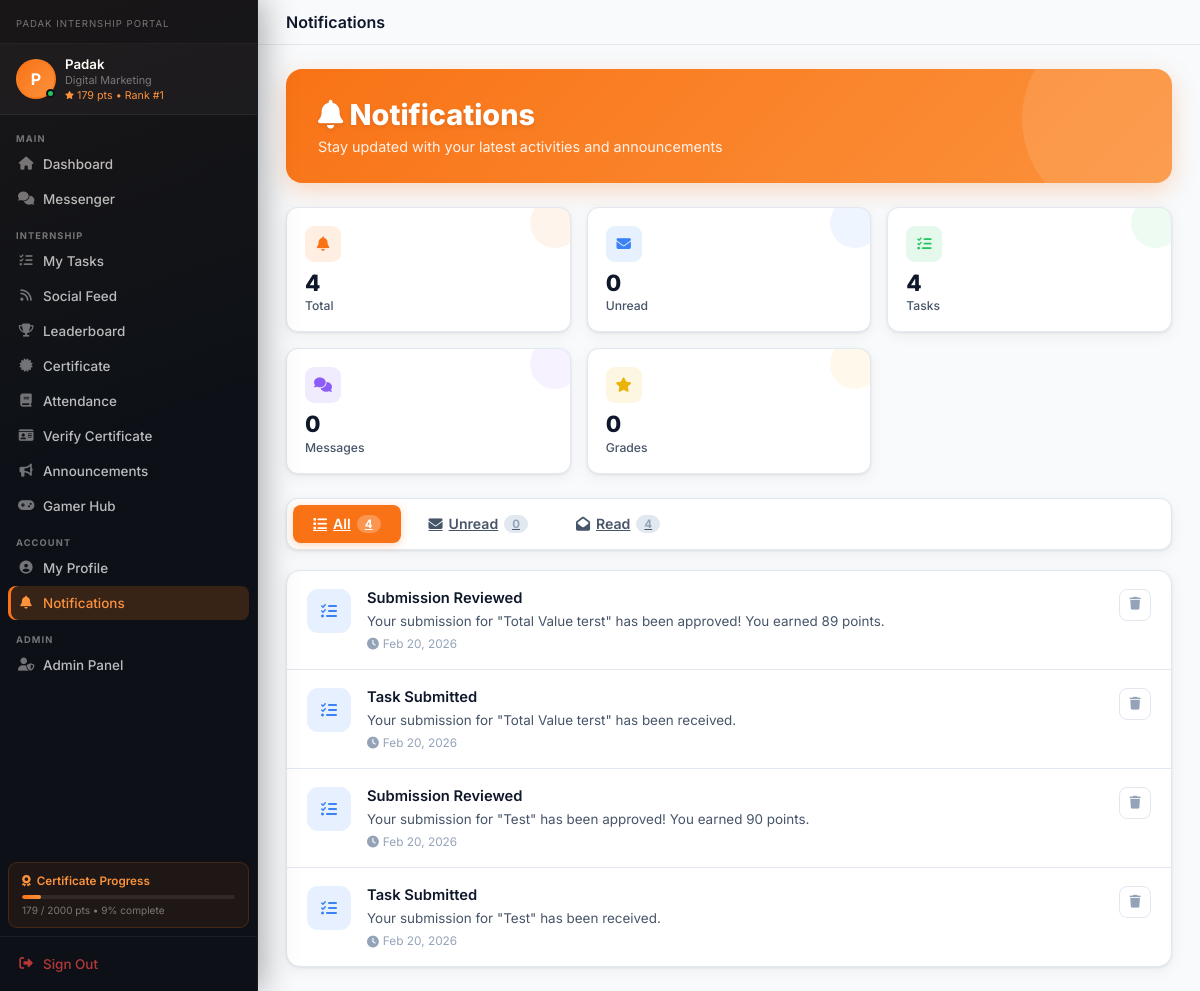
The page /notifications.php (signed in) on the database its author committed.
### tables this page shows
CREATE TABLE `internship_students` (
  `id` int(11) NOT NULL,
  `full_name` varchar(150) NOT NULL,
  `email` varchar(255) NOT NULL,
  `phone` varchar(20) DEFAULT NULL,
  `password` varchar(255) NOT NULL,
  `college_name` varchar(255) DEFAULT NULL,
  `degree` varchar(150) DEFAULT NULL,
  `year_of_study` enum('1st Year','2nd Year','3rd Year','4th Year','Graduate') DEFAULT '1st Year',
  `domain_interest` varchar(150) DEFAULT NULL,
  `profile_photo` varchar(255) DEFAULT NULL,
  `bio` text DEFAULT NULL,
  `linkedin_url` varchar(255) DEFAULT NULL,
  `github_url` varchar(255) DEFAULT NULL,
  `remember_token` varchar(255) DEFAULT NULL,
  `token_expires_at` datetime DEFAULT NULL,
  `is_active` tinyint(1) DEFAULT 1,
  `is_online` tinyint(1) DEFAULT 0,
  `last_seen` datetime DEFAULT NULL,
  `email_verified` tinyint(1) DEFAULT 0,
  `total_points` int(11) DEFAULT 0,
  `internship_status` enum('pending','active','completed','withdrawn') DEFAULT 'active',
  `created_at` datetime DEFAULT current_timestamp(),
  `updated_at` datetime DEFAULT current_timestamp() ON UPDATE current_timestamp()
);

CREATE TABLE `student_notifications` (
  `id` int(11) NOT NULL,
  `student_id` int(11) NOT NULL,
  `title` varchar(255) NOT NULL,
  `message` text DEFAULT NULL,
  `type` enum('task','message','grade','certificate','announcement','system') DEFAULT 'system',
  `link` varchar(500) DEFAULT NULL,
  `is_read` tinyint(1) DEFAULT 0,
  `created_at` datetime DEFAULT current_timestamp()
);

### config.php (called while the page is built, shortened)
<?php
class PadakDatabase {
    private static $instance = null;
    private $conn;
    private function __construct() {
        $this->conn = new mysqli(PADAK_DB_HOST, PADAK_DB_USER, PADAK_DB_PASS, PADAK_DB_NAME);
        $this->conn->set_charset("utf8mb4");
    }
    public static function getInstance() {
        if (self::$instance === null) {
            self::$instance = new PadakDatabase();
        }
        return self::$instance;
    }
    public function getConnection() {
        return $this->conn;
    }
}
function getPadakDB() {
    return PadakDatabase::getInstance()->getConnection();
}
class StudentAuth {
    private $db;
    public function __construct() {
        $this->db = getPadakDB();
    }
    public function isLoggedIn() {
        return isset($_SESSION['student_id']) && !empty($_SESSION['student_id']);
    }
    public function getCurrentStudent() {
        $id = (int)$_SESSION['student_id'];
        $stmt = $this->db->prepare("SELECT id, full_name, email, phone, college_name, degree, year_of_study, domain_interest, profile_photo, created_at FROM internship_students WHERE id = ? AND is_active = 1");
        $stmt->bind_param("i", $id);
        $stmt->execute();
        $result = $stmt->get_result();
        return $result->fetch_assoc();
    }
}
?>

### notifications.php (the view, shortened to what this page needs)
<?php
require_once 'config.php';
$auth = new StudentAuth();
$db = getPadakDB();
$sid = (int)$auth->getCurrentStudent()['id'];
$studentQuery = $db->query("SELECT * FROM internship_students WHERE id = $sid");
$student = $studentQuery->fetch_assoc();
$activePage = 'notifications';
$filter = $_GET['filter'] ?? 'all';
$filterSQL = '';
$page = isset($_GET['page']) ? (int)$_GET['page'] : 1;
$perPage = 20;
$offset = ($page - 1) * $perPage;
$notificationsQuery = $db->query("
    SELECT * FROM student_notifications
    WHERE student_id = $sid $filterSQL
    ORDER BY created_at DESC
    LIMIT $perPage OFFSET $offset
");
$notifications = [];
if ($notificationsQuery) {
    while ($row = $notificationsQuery->fetch_assoc()) {
        $notifications[] = $row;
    }
}
$statsQuery = $db->query("SELECT
    COUNT(*) as total,
    SUM(CASE WHEN is_read = 0 THEN 1 ELSE 0 END) as unread,
    SUM(CASE WHEN type = 'task' THEN 1 ELSE 0 END) as tasks,
    SUM(CASE WHEN type = 'message' THEN 1 ELSE 0 END) as messages,
    SUM(CASE WHEN type = 'grade' THEN 1 ELSE 0 END) as grades
    FROM student_notifications
    WHERE student_id = $sid
");
$stats = $statsQuery->fetch_assoc();
?>
<!DOCTYPE html>
<html lang="en">
<head>
<link rel="stylesheet" href="https://cdnjs.cloudflare.com/ajax/libs/font-awesome/6.4.0/css/all.min.css">
</head>
<body>
<?php include 'sidebar.php'; ?>
<div class="page-wrap">
    <div class="topbar">
        <div class="topbar-title">Notifications</div>
    </div>
    <div class="main-content">
        <div class="notif-header">
            <div class="notif-header-left">
                <h1><i class="fas fa-bell"></i> Notifications</h1>
                <p>Stay updated with your latest activities and announcements</p>
            </div>
        </div>
        <div class="stats-grid">
            <div class="stat-card orange">
                <div class="stat-icon"><i class="fas fa-bell"></i></div>
                <div class="stat-value"><?php echo number_format($stats['total']); ?></div>
                <div class="stat-label">Total</div>
            </div>
            <div class="stat-card blue">
                <div class="stat-icon"><i class="fas fa-envelope"></i></div>
                <div class="stat-value"><?php echo number_format($stats['unread']); ?></div>
                <div class="stat-label">Unread</div>
            </div>
            <div class="stat-card green">
                <div class="stat-icon"><i class="fas fa-tasks"></i></div>
                <div class="stat-value"><?php echo number_format($stats['tasks']); ?></div>
                <div class="stat-label">Tasks</div>
            </div>
            <div class="stat-card purple">
                <div class="stat-icon"><i class="fas fa-comments"></i></div>
                <div class="stat-value"><?php echo number_format($stats['messages']); ?></div>
                <div class="stat-label">Messages</div>
            </div>
            <div class="stat-card yellow">
                <div class="stat-icon"><i class="fas fa-star"></i></div>
                <div class="stat-value"><?php echo number_format($stats['grades']); ?></div>
                <div class="stat-label">Grades</div>
            </div>
        </div>
        <div class="filter-tabs">
            <a href="?filter=all" class="filter-tab <?php echo $filter==='all'?'active':''; ?>">
                <i class="fas fa-list"></i> All
                <span class="filter-badge"><?php echo $stats['total']; ?></span>
            </a>
            <a href="?filter=unread" class="filter-tab <?php echo $filter==='unread'?'active':''; ?>">
                <i class="fas fa-envelope"></i> Unread
                <span class="filter-badge"><?php echo $stats['unread']; ?></span>
            </a>
            <a href="?filter=read" class="filter-tab <?php echo $filter==='read'?'active':''; ?>">
                <i class="fas fa-envelope-open"></i> Read
                <span class="filter-badge"><?php echo $stats['total'] - $stats['unread']; ?></span>
            </a>
        </div>
        <div class="notifications-container">
            <?php if (empty($notifications)): ?>
            <div class="empty-state">
                <i class="fas fa-bell-slash"></i>
                <h3>No notifications here</h3>
                <p>You're all caught up! Check back later for updates.</p>
            </div>
            <?php else: ?>
                <?php foreach ($notifications as $notif): ?>
                <div class="notification-item <?php echo $notif['is_read'] ? 'read' : 'unread'; ?>">
                    <div class="notif-icon <?php echo htmlspecialchars($notif['type']); ?>">
                        <?php
                        $icon = 'bell';
                        if ($notif['type'] === 'task') $icon = 'tasks';
                        elseif ($notif['type'] === 'message') $icon = 'comments';
                        elseif ($notif['type'] === 'grade') $icon = 'star';
                        elseif ($notif['type'] === 'certificate') $icon = 'certificate';
                        elseif ($notif['type'] === 'announcement') $icon = 'bullhorn';
                        ?>
                        <i class="fas fa-<?php echo $icon; ?>"></i>
                    </div>
                    <div class="notif-content">
                        <div class="notif-title"><?php echo htmlspecialchars($notif['title']); ?></div>
                        <?php if ($notif['message']): ?>
                        <div class="notif-message"><?php echo htmlspecialchars($notif['message']); ?></div>
                        <?php endif; ?>
                        <div class="notif-meta">
                            <div class="notif-time">
                                <i class="fas fa-clock"></i>
                                <?php
                                $time = strtotime($notif['created_at']);
                                $diff = time() - $time;
                                if ($diff < 60) echo 'Just now';
                                elseif ($diff < 3600) echo floor($diff/60) . ' min ago';
                                elseif ($diff < 86400) echo floor($diff/3600) . ' hr ago';
                                elseif ($diff < 604800) echo floor($diff/86400) . ' days ago';
                                else echo date('M d, Y', $time);
                                ?>
                            </div>
                        </div>
                    </div>
                    <div class="notif-actions">
                        <form method="POST" style="display:inline;" onsubmit="return confirm('Delete this notification?')">
                            <button type="submit" name="delete_notification" class="btn-icon delete" title="Delete">
                                <i class="fas fa-trash"></i>
                            </button>
                        </form>
                    </div>
                </div>
                <?php endforeach; ?>
            <?php endif; ?>
        </div>
    </div>
</div>
</body>
</html>

### sidebar.php (shortened to what this page needs)
<?php
$db = getPadakDB();
$sid = (int)$_SESSION['student_id'];
$notifCount = 0;
$r = $db->query("SELECT COUNT(*) as c FROM student_notifications WHERE student_id=$sid AND is_read=0");
if ($r) $notifCount = (int)$r->fetch_assoc()['c'];
$msgCount = 0;
$r2 = $db->query("SELECT COUNT(*) as c FROM chat_messages cm JOIN chat_room_members crm ON crm.room_id=cm.room_id AND crm.student_id=$sid WHERE cm.sender_id!=$sid AND cm.is_deleted=0 AND (crm.last_read_at IS NULL OR cm.created_at > crm.last_read_at)");
if ($r2) $msgCount = (int)$r2->fetch_assoc()['c'];
$pendingTasks = 0;
$r3 = $db->query("SELECT COUNT(*) as c FROM internship_tasks t LEFT JOIN task_submissions ts ON ts.task_id=t.id AND ts.student_id=$sid WHERE t.status='active' AND ts.id IS NULL AND (t.assigned_to_student IS NULL OR t.assigned_to_student=$sid)");
if ($r3) $pendingTasks = (int)$r3->fetch_assoc()['c'];
$pointsResult = $db->query("SELECT COALESCE(SUM(points), 0) as total FROM student_points_log WHERE student_id=$sid");
$points = $pointsResult ? (int)$pointsResult->fetch_assoc()['total'] : 0;
$db->query("UPDATE internship_students SET total_points=$points WHERE id=$sid AND total_points!=$points");
$rankResult = $db->query("SELECT COUNT(*)+1 as rnk FROM internship_students WHERE total_points > $points AND is_active=1");
$rank = $rankResult ? (int)$rankResult->fetch_assoc()['rnk'] : '-';
$certThreshold = 2000;
$progress = min(100, round(($points / $certThreshold) * 100));
$navMain = [
    ['key'=>'dashboard',    'label'=>'Dashboard',     'icon'=>'fas fa-home',         'href'=>'dashboard.php'],
    ['key'=>'messenger',    'label'=>'Messenger',      'icon'=>'fas fa-comments',     'href'=>'messenger.php', 'badge'=>$msgCount],
];
$navInternship = [
    ['key'=>'tasks',        'label'=>'My Tasks',       'icon'=>'fas fa-tasks',        'href'=>'tasks.php',     'badge'=>$pendingTasks],
    ['key'=>'social feed',  'label'=>'Social Feed',    'icon'=>'fas fa-rss',       'href'=>'social_feed.php'],
    ['key'=>'leaderboard',  'label'=>'Leaderboard',    'icon'=>'fas fa-trophy',       'href'=>'leaderboard.php'],
    ['key'=>'certificate',  'label'=>'Certificate', 'icon'=>'fas fa-certificate',  'href'=>'certificate.php'],
    ['key'=>'attendance',    'label'=>'Attendance',      'icon'=>'fas fa-book',         'href'=>'attendance.php'],
    ['key'=>'verify certificate',    'label'=>'Verify Certificate',      'icon'=>'fas fa-id-card',         'href'=>'verify_certificate.php'],
    ['key'=>'announcements',    'label'=>'Announcements',      'icon'=>'fas fa-bullhorn',         'href'=>'announcements.php'],
    ['key'=>'game',  'label'=>'Gamer Hub', 'icon'=>'fas fa-gamepad',  'href'=>'game.php'],
];
$navAccount = [
    ['key'=>'profile',         'label'=>'My Profile',     'icon'=>'fas fa-user-circle',  'href'=>'profile.php'],
    ['key'=>'notifications',   'label'=>'Notifications',  'icon'=>'fas fa-bell',         'href'=>'notifications.php', 'badge'=>$notifCount],
];
$navAdmin = [
        ['key'=>'admin',  'label'=>'Admin Panel', 'icon'=>'fas fa-user-shield',  'href'=>'admin.php'],
    ];
$initials = strtoupper(substr($student['full_name'], 0, 1));
?>
<aside class="student-sidebar" id="studentSidebar">
    <div class="sb-logo">
        <div class="sb-logo-text">
            <span class="sb-tagline">Padak Internship Portal</span>
        </div>
    </div>
    <div class="sb-profile">
        <div class="sb-avatar-wrap">
            <?php if (!empty($student['profile_photo'])): ?>
                <div class="sb-avatar-letter" style="display:none;"><?php echo $initials; ?></div>
            <?php else: ?>
                <div class="sb-avatar-letter"><?php echo $initials; ?></div>
            <?php endif; ?>
            <span class="sb-online-dot"></span>
        </div>
        <div class="sb-user-info">
            <div class="sb-user-name"><?php echo htmlspecialchars(substr($student['full_name'], 0, 20)); ?></div>
            <div class="sb-user-role"><?php echo htmlspecialchars($student['domain_interest'] ?: 'Intern'); ?></div>
            <div class="sb-user-pts"><i class="fas fa-star fa-xs"></i> <?php echo number_format($points); ?> pts &bull; Rank #<?php echo $rank; ?></div>
        </div>
    </div>
    <nav class="sb-nav">
        <div class="sb-nav-group">
            <span class="sb-group-label">MAIN</span>
            <?php foreach ($navMain as $item): $active = $activePage === $item['key']; ?>
            <a href="<?php echo $item['href']; ?>" class="sb-nav-item <?php echo $active ? 'active' : ''; ?>">
                <i class="<?php echo $item['icon']; ?> sb-nav-icon"></i>
                <span><?php echo $item['label']; ?></span>
            </a>
            <?php endforeach; ?>
        </div>
        <div class="sb-nav-group">
            <span class="sb-group-label">INTERNSHIP</span>
            <?php foreach ($navInternship as $item): $active = $activePage === $item['key']; ?>
            <a href="<?php echo $item['href']; ?>" class="sb-nav-item <?php echo $active ? 'active' : ''; ?>">
                <i class="<?php echo $item['icon']; ?> sb-nav-icon"></i>
                <span><?php echo $item['label']; ?></span>
            </a>
            <?php endforeach; ?>
        </div>
        <div class="sb-nav-group">
            <span class="sb-group-label">ACCOUNT</span>
            <?php foreach ($navAccount as $item): $active = $activePage === $item['key']; ?>
            <a href="<?php echo $item['href']; ?>" class="sb-nav-item <?php echo $active ? 'active' : ''; ?>">
                <i class="<?php echo $item['icon']; ?> sb-nav-icon"></i>
                <span><?php echo $item['label']; ?></span>
            </a>
            <?php endforeach; ?>
        </div>
        <?php if (!empty($navAdmin)): ?>
        <div class="sb-nav-group">
            <span class="sb-group-label">ADMIN</span>
            <?php foreach ($navAdmin as $item): $active = $activePage === $item['key']; ?>
            <a href="<?php echo $item['href']; ?>" class="sb-nav-item <?php echo $active ? 'active' : ''; ?>">
                <i class="<?php echo $item['icon']; ?> sb-nav-icon"></i>
                <span><?php echo $item['label']; ?></span>
            </a>
            <?php endforeach; ?>
        </div>
        <?php endif; ?>
    </nav>
    <div class="sb-cert-card">
        <div class="sb-cert-head">
            <i class="fas fa-award"></i>
            <span>Certificate Progress</span>
        </div>
        <div class="sb-cert-bar-bg"><div class="sb-cert-bar" style="width:<?php echo $progress; ?>%"></div></div>
        <div class="sb-cert-foot"><?php echo $points; ?> / <?php echo $certThreshold; ?> pts &bull; <?php echo $progress; ?>% complete</div>
    </div>
    <div class="sb-footer">
        <a href="logout.php" class="sb-logout" onclick="return confirm('Sign out of Padak?')">
            <i class="fas fa-sign-out-alt"></i><span>Sign Out</span>
        </a>
    </div>
</aside>

### rows shown on the page
internship_students: full_name "P", full_name "Padak", domain_interest "Digital Marketing"
student_notifications: title "Submission Reviewed", message "Your submission for \"Total Value terst\" has been approved! You earned 89 points.", created_at "Feb 20, 2026"
student_notifications: title "Task Submitted", message "Your submission for \"Total Value terst\" has been received.", created_at "Feb 20, 2026"
student_notifications: title "Submission Reviewed", message "Your submission for \"Test\" has been approved! You earned 90 points.", created_at "Feb 20, 2026"
student_notifications: title "Task Submitted", message "Your submission for \"Test\" has been received.", created_at "Feb 20, 2026"

### other values the page prints
$points "179"
$rank "1"
$item['label'] "Dashboard"
$item['label'] "Messenger"
$item['label'] "My Tasks"
$item['label'] "Social Feed"
$item['label'] "Leaderboard"
$item['label'] "Certificate"
$item['label'] "Attendance"
$item['label'] "Verify Certificate"
$item['label'] "Announcements"
$item['label'] "Gamer Hub"
$item['label'] "My Profile"
$item['label'] "Notifications"
$item['label'] "Admin Panel"
